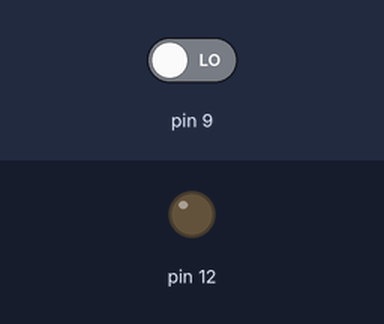
Bench run of a sketch on a simulated Arduino Uno, built with avr-gcc and run on an emulated ATmega328P. Parts: output pins drawn as LEDs (lit = HIGH). The inputs (shaded band) are chosen by the test bench; at power-on: pin 9 LOW.

Above: at 1.2 s.
1.3 s: pin 9 driven HIGH
At 2.5 s:
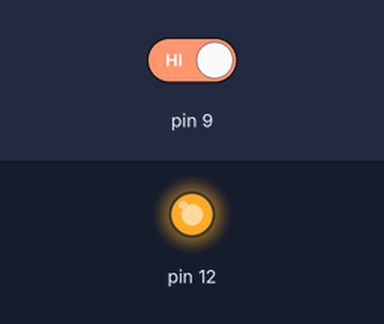
2.8 s: pin 9 driven LOW
At 3.7 s:
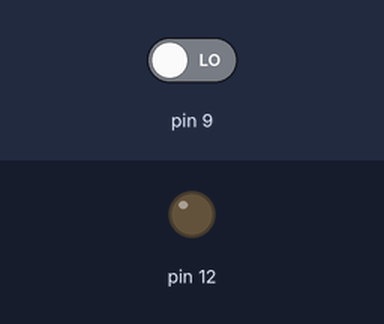
Timing chart, 0 to 5.8 s (numbered marks = the images above; inputs shaded):
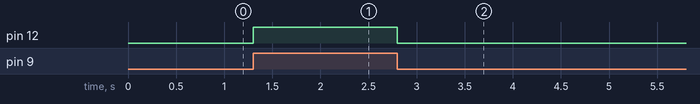

Measured:
- after the input at 1.3 s, pin 12: LOW → HIGH at once
- after the input at 2.8 s, pin 12: HIGH → LOW at once

The sketch:

botao_teste_1.ino
```cpp
int flag = 0 ;
int bolso = false ;

void setup() {
  // put your setup code here, to run once:
  pinMode(9, INPUT) ;
  pinMode(12, OUTPUT) ;


}

void loop() {
  // put your main code here, to run repeatedly:


  if(digitalRead(9) == HIGH) {
    digitalWrite(12, HIGH) ;
  } else {
    digitalWrite(12, LOW) ;
  }

}
```
